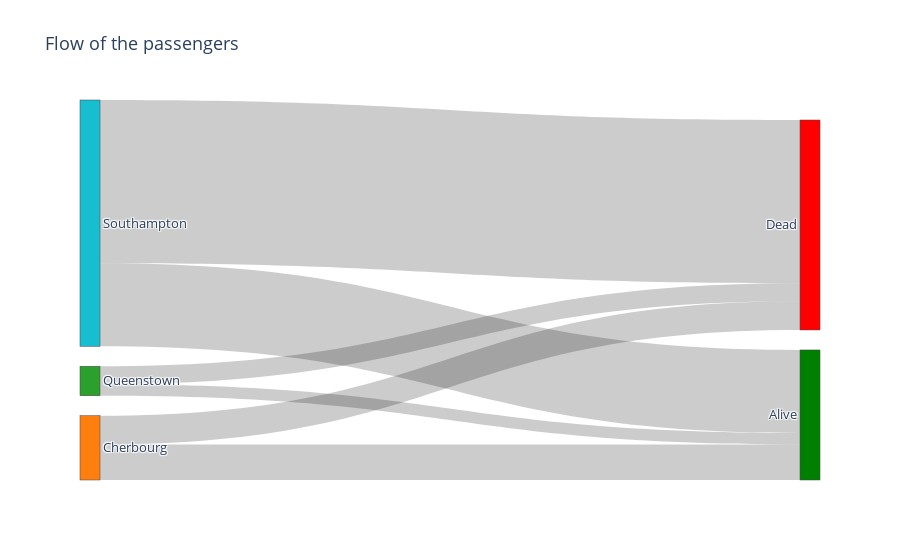

Write notebook code for a chart like this one.
### Markdown cell above
#### Sankey Diagram

### Code cell
def calcualte_survival(town:str)-> tuple:
    alive = df[(df['Embarked'] == town) & (df['Survived'] == 1)].shape[0]
    dead = df[(df['Embarked'] == town) & (df['Survived'] == 0)].shape[0]
    total = alive + dead
    return alive, dead, total

s_alive, s_dead, s_total = calcualte_survival('S')
c_alive, c_dead, c_total = calcualte_survival('C')
q_alive, q_dead, q_total = calcualte_survival('Q')


node_labls = ["Southampton", "Cherbourg", "Queenstown", "Alive", "Dead"]
node_colors = ['#17becf', '#ff7f0e', '#2ca02c', 'green', 'red']

# 0 - Southampton, 1 - Cherbourg, 2 - Queenstown
# 3 - Alive, 4 - Dead

source = [0, 0, 1, 1, 2, 2]
target = [3, 4, 3, 4, 3, 4]
value = [s_alive, s_dead, c_alive, c_dead, q_alive, q_dead]

node = dict(label = node_labls, color = node_colors)
link = dict(source = source, target = target, value = value)
data = go.Sankey(link = link, node=node)

fig = go.Figure(data)
fig.update_layout(title_text="Flow of the passengers", font_size=12.5)

fig.show()

### Figure 1 — Plotly figure (JSON) as saved in the notebook; plotly's stock layout.template omitted (floating-point values rounded to 4 significant figures)
{"data": [{"link": {"source": [0, 0, 1, 1, 2, 2], "target": [3, 4, 3, 4, 3, 4], "value": [217, 427, 93, 75, 30, 47]}, "node": {"color": ["#17becf", "#ff7f0e", "#2ca02c", "green", "red"], "label": ["Southampton", "Cherbourg", "Queenstown", "Alive", "Dead"]}, "type": "sankey"}], "layout": {"font": {"size": 12.5}, "title": {"text": "Flow of the passengers"}}}
